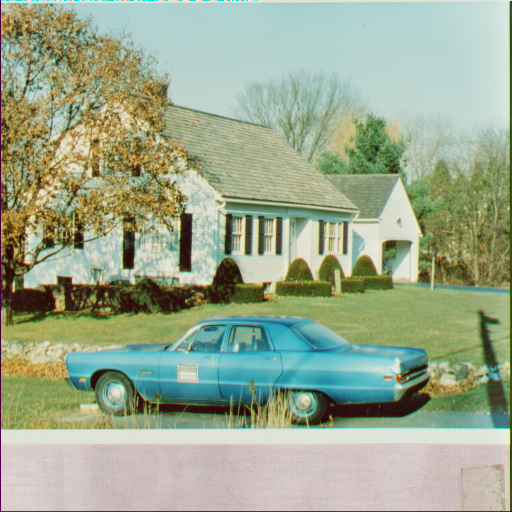
#> input picture Advanced Programs/images-dataset/house.tiff, 512 x 512 px, found by its file name; its folder holds 5 pictures in this run
$ python 'otsu'"'"'s binarization thresholding.py'
#> lines starting #> are read from the running program, lines starting #| are printed output that depends on the picture; after the words box and inside, x2 and y2 are one past the last pixel; in counts of white or black regions, pixels touching at a corner belong together
# -*- coding: utf-8 -*-
"""
Created on Tue Jul 31 14:52:46 2018
Otsu's binarization
@author: AbdulBasit0044
"""

import cv2
import numpy as np
from matplotlib import pyplot as plt

def main():

    path="images-dataset\\"
    imgpath=path+"house.tiff"
    img=cv2.imread(imgpath,0)
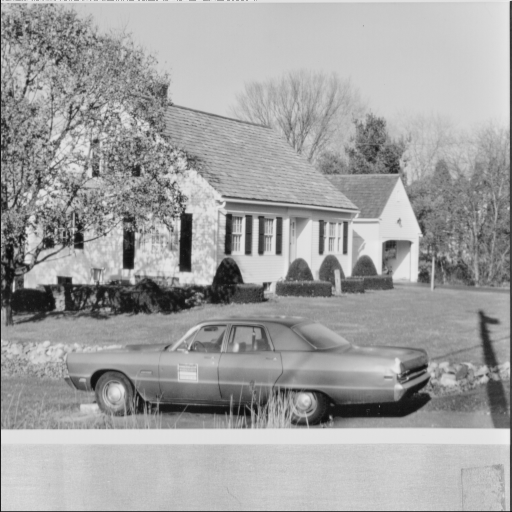
#> img: shape (512, 512); min 8, max 236, mean 161.4


    # global thresholding
    ret1,th1 = cv2.threshold(img,127,255,cv2.THRESH_BINARY)
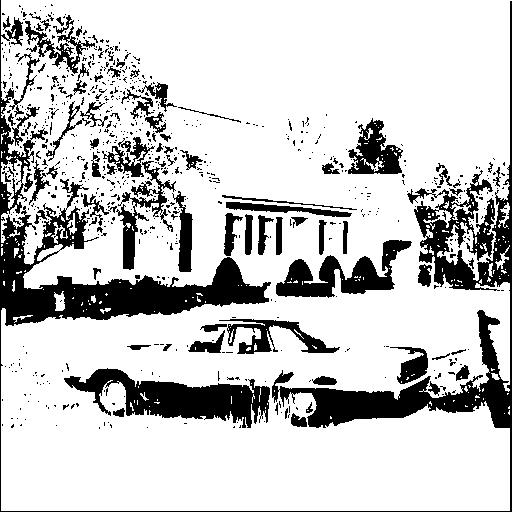
#> th1: shape (512, 512); 79.1% white; 728 black regions (634 under 20 px), largest, box (x1, y1, x2, y2) and area: (0, 0, 512, 512) 26977, (64, 368, 270, 428) 5623, (276, 240, 412, 298) 3265

    # Otsu's thresholding
    ret2,th2 = cv2.threshold(img,0,255,cv2.THRESH_BINARY+cv2.THRESH_OTSU)
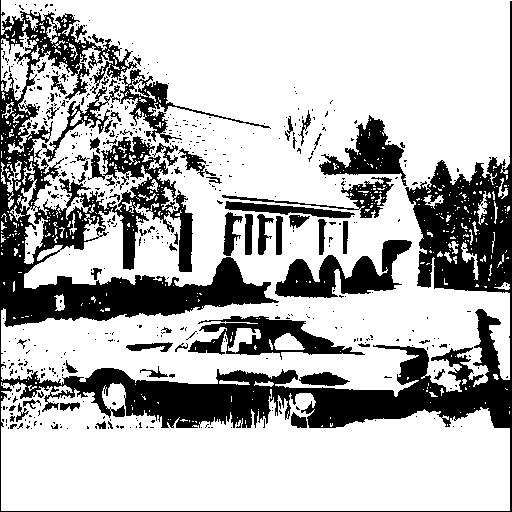
#> th2: shape (512, 512); 71.5% white; 563 black regions (489 under 20 px), largest, box (x1, y1, x2, y2) and area: (0, 0, 512, 512) 53552, (275, 240, 412, 298) 3589, (188, 316, 365, 360) 3131
#> ret2 = 142

    # Otsu's thresholding after Gaussian filtering
    blur = cv2.GaussianBlur(img,(5,5),0)
    ret3,th3 = cv2.threshold(blur,0,255,cv2.THRESH_BINARY+cv2.THRESH_OTSU)
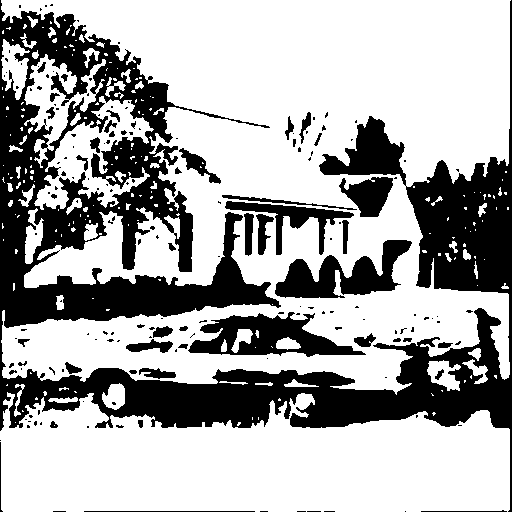
#> th3: shape (512, 512); 66.8% white; 177 black regions (128 under 20 px), largest, box (x1, y1, x2, y2) and area: (0, 0, 512, 512) 70981, (188, 312, 366, 357) 3962, (275, 240, 412, 298) 3773
#> ret3 = 148

    # plot all the images and their histograms
    images = [img, 0, th1,
              img, 0, th2,
              blur, 0, th3]
    titles = ['Original Noisy Image','Histogram','Global Thresholding (v=127)',
              'Original Noisy Image','Histogram',"Otsu's Thresholding",
              'Gaussian filtered Image','Histogram',"Otsu's Thresholding"]

    for i in xrange(3):
        plt.subplot(3,3,i*3+1),plt.imshow(images[i*3],'gray')
        plt.title(titles[i*3]), plt.xticks([]), plt.yticks([])
        plt.subplot(3,3,i*3+2),plt.hist(images[i*3].ravel(),256)
        plt.title(titles[i*3+1]), plt.xticks([]), plt.yticks([])
        plt.subplot(3,3,i*3+3),plt.imshow(images[i*3+2],'gray')
        plt.title(titles[i*3+2]), plt.xticks([]), plt.yticks([])
    plt.show()
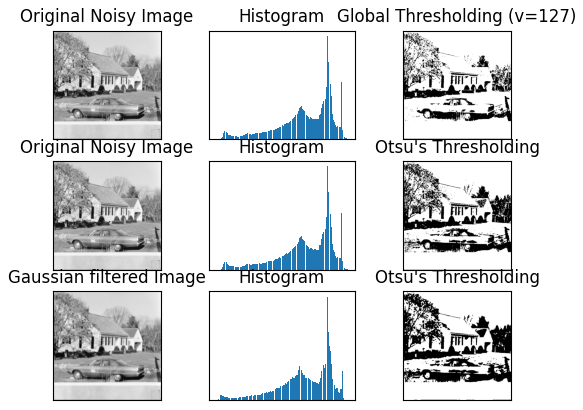
#> figure drawn by matplotlib, 9 panels

if __name__=="__main__":
    main()
